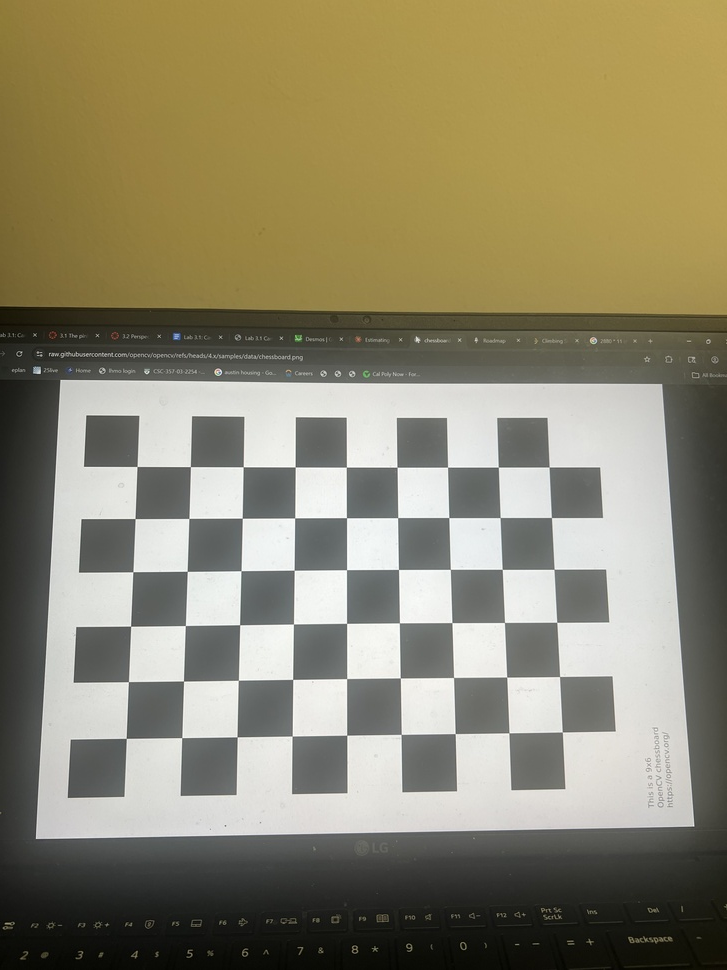
#> input picture lab-3.1/IMG_6916.jpg, 727 x 970 px, shrunk from 3024 x 4032 before the run; its folder holds only this picture in this run
$ jupyter execute 'Lab 3.1 Camera Calibration.ipynb'   (shell and % lines are left out)
#> lines starting #> are read from the running program, lines starting #| are printed output that depends on the picture; after the words box and inside, x2 and y2 are one past the last pixel; in counts of white or black regions, pixels touching at a corner belong together; long printed decimals are rounded
[cell 1]
import os
import numpy as np
import cv2 as cv
import glob
from matplotlib import pyplot as plt

This code will download the sample calibration images from OpenCV, if you want to test calibration without uploading your own images.

[cell 2]
if not os.path.exists('left01.jpg'):
  for i in range(1,15):
    if i==10: continue # missing image
    cmd = f'wget "https://github.com/opencv/opencv/blob/4.x/samples/data/left{i:02d}.jpg?raw=true" -O left{i:02d}.jpg'
    os.system(cmd)

Take images of a [checkerboard calibration pattern](https://raw.githubusercontent.com/opencv/opencv/refs/heads/4.x/samples/data/chessboard.png) with your camera.  It works well to show the checkerboard on your laptop screen and take photos with your phone, or vice versa.  Hold the checkerboard at different angles and positions and take at least 12 images.  Put the images in the same directory as this notebook.

Set the `PREFIX` variable to match the prefix of your image filenames (like `left` for the OpenCV sample images).

Set the `SUFFIX` variable to match the suffix of your image filenames (like `jpg` or `png`, for example).

[cell 3]
PREFIX='IMG'
SUFFIX='jpg'

[cell 4]
images = sorted(glob.glob(PREFIX+'*.'+SUFFIX))
print(f'found {len(images)} images:',images)

This code will use OpenCV's checkerboard detection function to detect the checkerboard in each frame.

Read more about OpenCV's calibration tools [here](https://docs.opencv.org/4.x/dc/dbb/tutorial_py_calibration.html).

[cell 5]
NUM_COLS = 6
NUM_ROWS = 9

# termination criteria
criteria = (cv.TERM_CRITERIA_EPS + cv.TERM_CRITERIA_MAX_ITER, 30, 0.001)

# prepare object points, like (0,0,0), (1,0,0), (2,0,0) ....,(6,5,0)
objp = np.zeros((NUM_COLS*NUM_ROWS,3), np.float32)
objp[:,:2] = np.mgrid[0:NUM_ROWS,0:NUM_COLS].T.reshape(-1,2)

# Arrays to store object points and image points from all the images.
objpoints = [] # 3d point in real world space
imgpoints = [] # 2d points in image plane.

for fname in images:
    img = cv.imread(fname)
#> img is the input picture: shape (970, 727, 3); mean B, G, R 109.9, 134.9, 141.2
    gray = cv.cvtColor(img, cv.COLOR_BGR2GRAY)
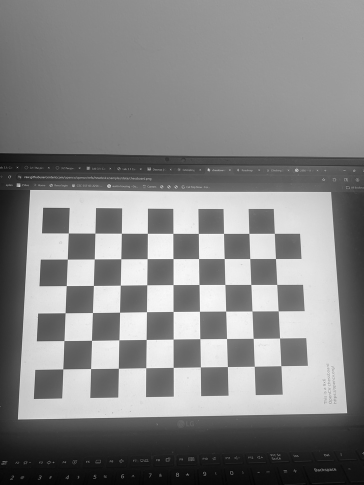
#> gray: shape (970, 727) (shown at 1/2 size); min 1, max 255, mean 133.9

    # Find the chess board corners
    ret, corners = cv.findChessboardCorners(gray, (NUM_ROWS,NUM_COLS), None)
#> ret = True; corners = 54 rows, first 8: [137, 466.5], [190.4, 466.6], [243.2, 466.7], [295.1, 467], [346.4, 467.1], [397, 467.2], [447.5, 467.2], [498.3, 467.1]

    # If found, add object points, image points (after refining them)
    if ret == True:
        objpoints.append(objp)

        corners2 = cv.cornerSubPix(gray,corners, (11,11), (-1,-1), criteria)
#> corners2 = 54 rows, first 8: [137, 466.5], [190.4, 466.6], [243.2, 466.7], [295.2, 466.9], [346.3, 467.1], [397, 467.2], [447.5, 467.2], [498.3, 467.1]
        imgpoints.append(corners2)

        # Draw and display the corners
        cv.drawChessboardCorners(img, (NUM_ROWS,NUM_COLS), corners2, ret)
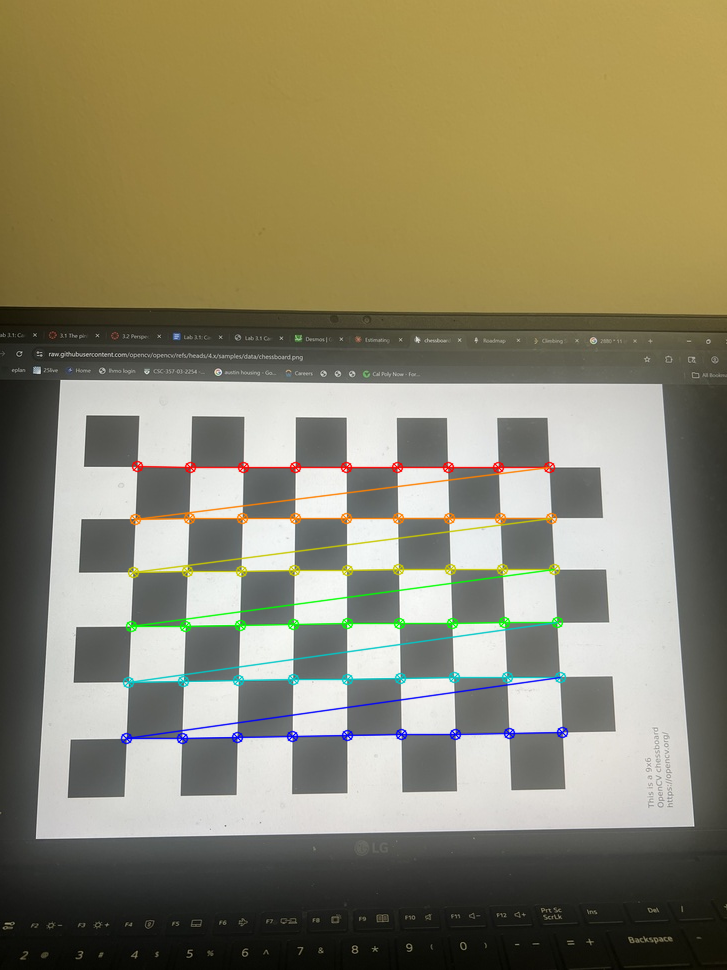
#> img: shape (970, 727, 3); 2.59% of pixels changed, all inside (x1, y1, x2, y2) = (120, 460, 569, 745)
        plt.imshow(img)
        plt.show()

Now OpenCV will use all of the detected checkerboard patterns to determine the camera calibration parameters.

You can change the flags to control which parameters are estimated.

[cell 6]
flags = 0

# fix aspect ratio (same focal length for x and y)
flags |= cv.CALIB_FIX_ASPECT_RATIO

# fix principal point to image center
# flags |= cv.CALIB_FIX_PRINCIPAL_POINT

# zero radial distortion
flags |= (cv.CALIB_FIX_K1|cv.CALIB_FIX_K2|cv.CALIB_FIX_K3|cv.CALIB_FIX_K4|cv.CALIB_FIX_K5|cv.CALIB_FIX_K6)

# zero tangential distortion
flags |= cv.CALIB_ZERO_TANGENT_DIST

ret, mtx, dist, rvecs, tvecs = cv.calibrateCamera(objpoints, imgpoints, gray.shape[::-1], None, None, flags=flags)
#> ret = 0.421; mtx = [[704.7, 0, 360.7], [0, 704.7, 479.1], [0, 0, 1]]; dist = [[0, 0, 0, 0, 0]]; rvecs = ([-0.163, -0.0445, -0.0033],); tvecs = ([-4.28, -0.241, 13.55],)

print(f'reprojection error: {ret}')
#| reprojection error: 0.4207
print(f'intrinsics matrix:\n{mtx}')
#| intrinsics matrix:
#| [[704.694   0.         360.709]
#|  [  0.         704.694 479.097 ]
#|  [  0.           0.           1.        ]]
print(f'distortion coefficients: {dist}')
#| distortion coefficients: [[0. 0. 0. 0. 0.]]

$ run again, on lab-3.1/IMG_6920.jpg
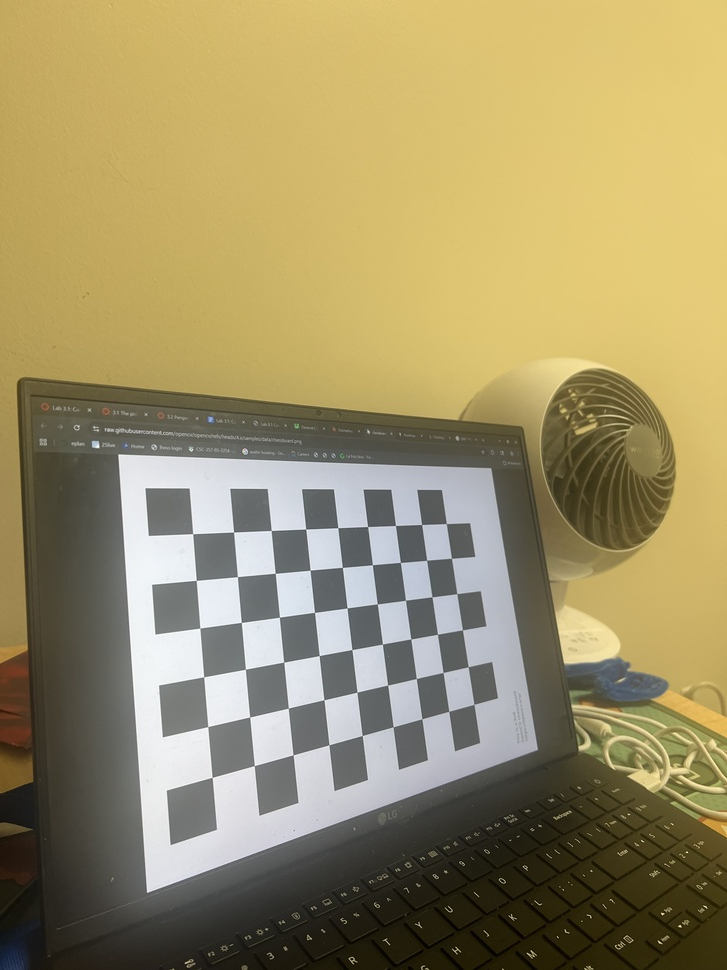
#> input picture lab-3.1/IMG_6920.jpg, 727 x 970 px, shrunk from 3024 x 4032 before the run
#> img is the input picture: shape (970, 727, 3); mean B, G, R 103.4, 144.6, 157.3
#> `gray = cv.cvtColor(img, cv.COLOR_BGR2GRAY)`:
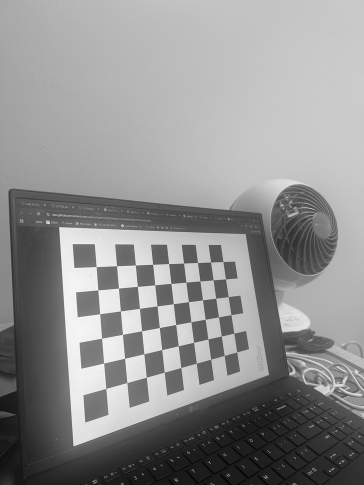
#> gray: shape (970, 727) (shown at 1/2 size); min 1, max 255, mean 143.7
#> `ret, corners = cv.findChessboardCorners(gray, (NUM_ROWS,NUM_COLS), None)`: ret = True; corners = 54 rows, first 8: [192.5, 533.6], [233.5, 532.2], [271.4, 530.5], [305.6, 528.9], [337.7, 527.6], [367.9, 526.6], [395.5, 525.5], [421.8, 524.5]
#> corners2 = 54 rows, first 8: [192.6, 533.7], [233.6, 532], [271.2, 530.5], [305.7, 529], [337.7, 527.7], [367.6, 526.5], [395.5, 525.5], [421.6, 524.5]
#> `cv.drawChessboardCorners(img, (NUM_ROWS,NUM_COLS), corners2, ret)`:
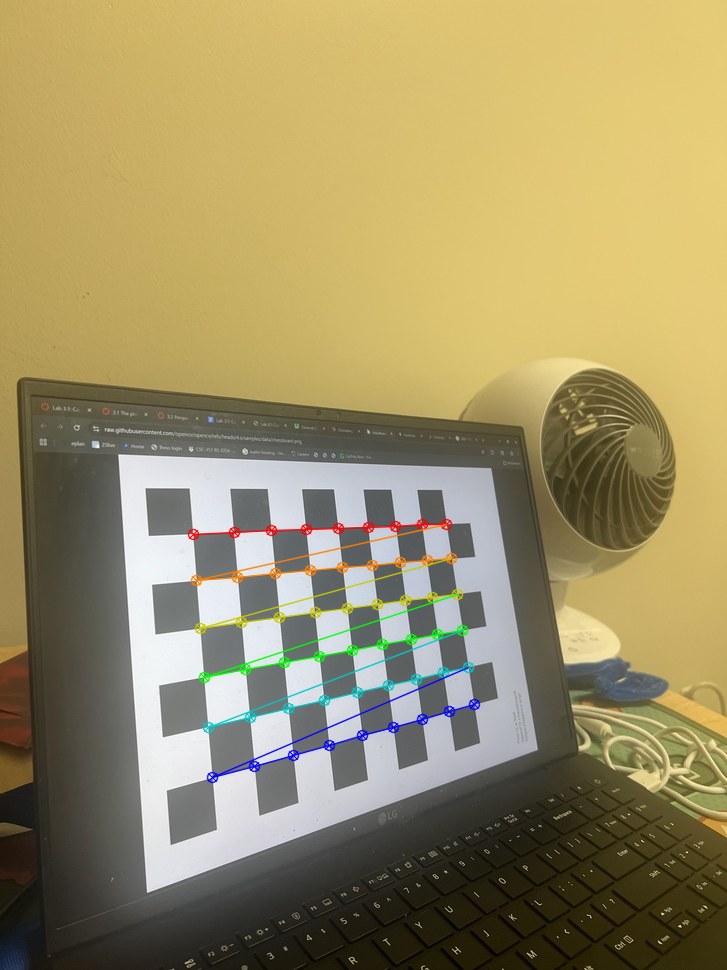
#> img: shape (970, 727, 3); 1.8% of pixels changed, all inside (x1, y1, x2, y2) = (187, 518, 481, 784)
#> `ret, mtx, dist, rvecs, tvecs = cv.calibrateCamera(objpoints, imgpoints..`: ret = 0.293; mtx = [[710, 0, 348.1], [0, 710, 457.1], [0, 0, 1]]; dist = [[0, 0, 0, 0, 0]]; rvecs = ([-0.233, -0.682, -0.0491],); tvecs = ([-3.38, 1.67, 15.43],)
#| reprojection error: 0.2926
#| intrinsics matrix:
#| [[709.987   0.         348.129]
#|  [  0.         709.987 457.070]
#|  [  0.           0.           1.        ]]
#| distortion coefficients: [[0. 0. 0. 0. 0.]]

$ run again, on lab-3.1/IMG_6921.jpg
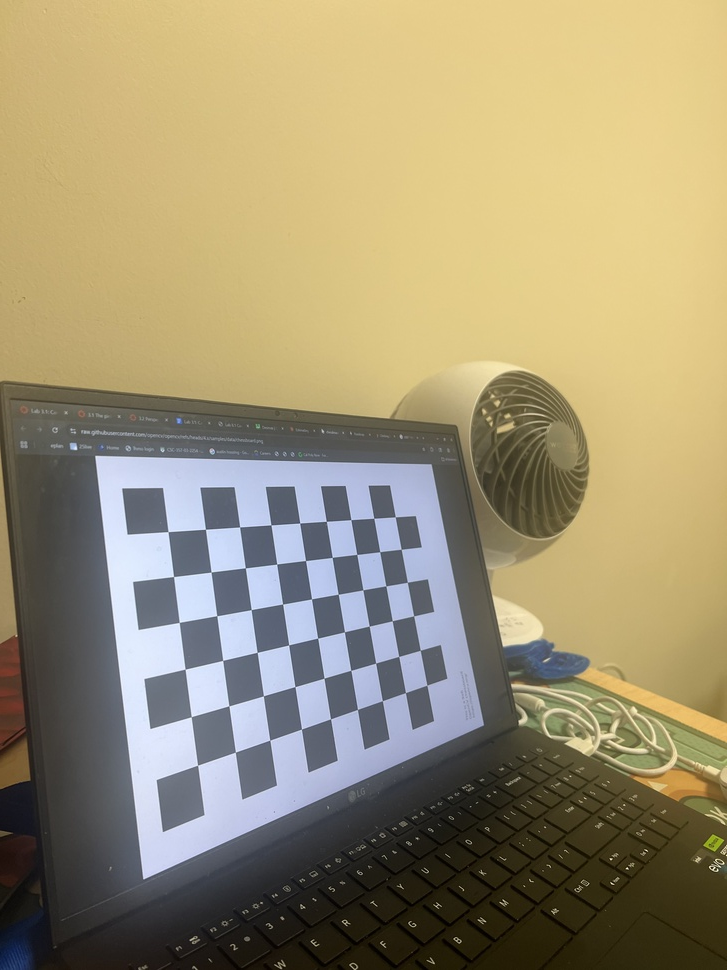
#> input picture lab-3.1/IMG_6921.jpg, 727 x 970 px, shrunk from 3024 x 4032 before the run
#> img is the input picture: shape (970, 727, 3); mean B, G, R 114.8, 145.9, 157.1
#> `gray = cv.cvtColor(img, cv.COLOR_BGR2GRAY)`:
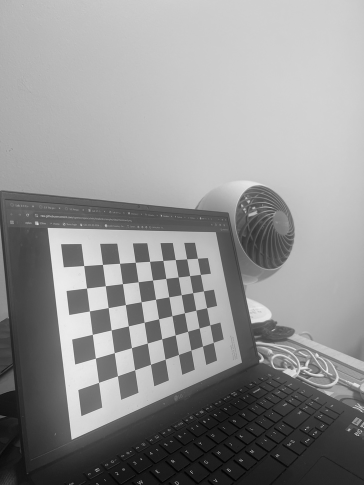
#> gray: shape (970, 727) (shown at 1/2 size); min 1, max 251, mean 145.7
#> `ret, corners = cv.findChessboardCorners(gray, (NUM_ROWS,NUM_COLS), None)`: ret = True; corners = 54 rows, first 8: [168.1, 531.5], [205.3, 529.1], [239.5, 527.1], [271, 524.9], [299.8, 523.1], [326, 521.2], [351, 519.7], [374.1, 518.1]
#> corners2 = 54 rows, first 8: [168, 531.6], [205.5, 529.2], [239.6, 527], [270.9, 524.9], [299.7, 523.1], [326.3, 521.3], [350.8, 519.7], [373.8, 518.3]
#> `cv.drawChessboardCorners(img, (NUM_ROWS,NUM_COLS), corners2, ret)`:
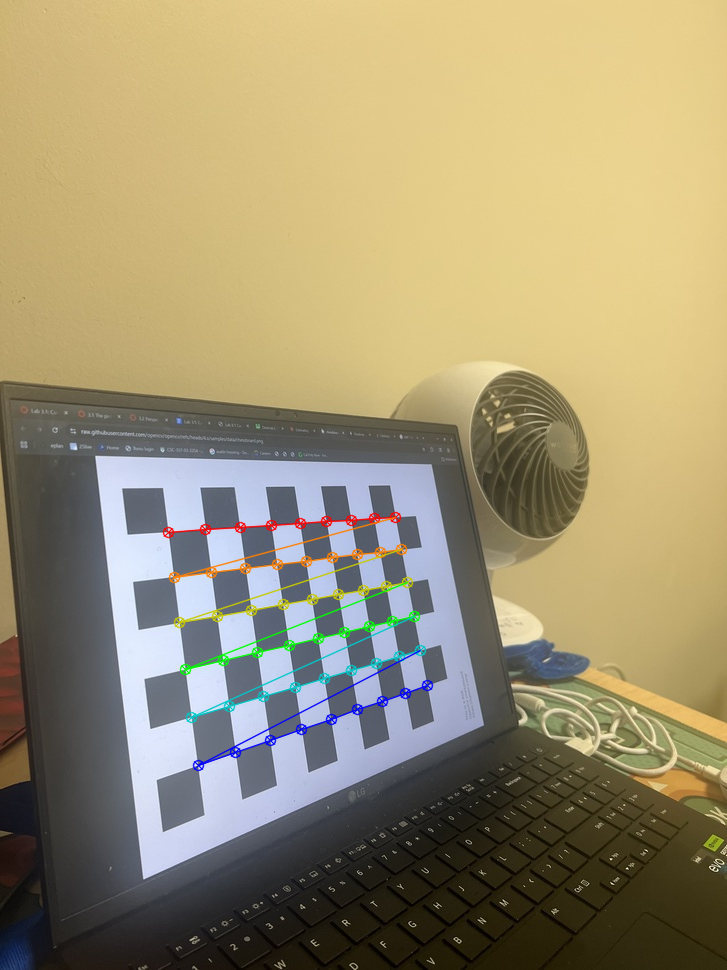
#> img: shape (970, 727, 3); 1.65% of pixels changed, all inside (x1, y1, x2, y2) = (162, 511, 434, 772)
#> `ret, mtx, dist, rvecs, tvecs = cv.calibrateCamera(objpoints, imgpoints..`: ret = 0.242; mtx = [[716.7, 0, 349.4], [0, 716.7, 456.1], [0, 0, 1]]; dist = [[0, 0, 0, 0, 0]]; rvecs = ([-0.247, -0.817, -0.085],); tvecs = ([-4.05, 1.69, 16.04],)
#| reprojection error: 0.2424
#| intrinsics matrix:
#| [[716.651     0.         349.351]
#|  [  0.         716.651   456.071]
#|  [  0.           0.           1.        ]]
#| distortion coefficients: [[0. 0. 0. 0. 0.]]
